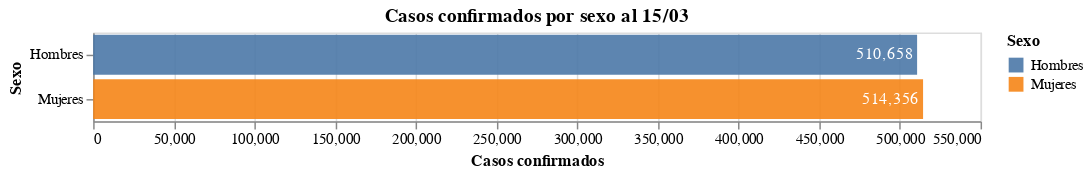

Notebook cell for this chart:
### Code cell
#hide
my_plot(df_casos)

### Figure 1 — Vega-Lite specification as saved in the notebook (floating-point values rounded to 4 significant figures)
{"config": {"view": {"continuousWidth": 400, "continuousHeight": 300}}, "layer": [{"mark": {"type": "bar", "opacity": 0.9}, "encoding": {"color": {"type": "nominal", "field": "Sexo"}, "tooltip": [{"type": "nominal", "field": "Sexo"}, {"type": "quantitative", "field": "Casos confirmados"}], "x": {"type": "quantitative", "field": "Casos confirmados"}, "y": {"type": "nominal", "field": "Sexo"}}}, {"mark": {"type": "text", "color": "white", "dx": -22, "dy": 0}, "encoding": {"text": {"type": "quantitative", "field": "Casos confirmados", "format": ",.0f"}, "x": {"type": "quantitative", "field": "Casos confirmados", "stack": "zero"}, "y": {"type": "nominal", "field": "Sexo"}}}], "data": {"name": "data-9475ddf6efcae2a72adf2ff60f0fbbb6"}, "height": {"step": 30}, "title": "Casos confirmados por sexo al 15/03", "width": 600, "$schema": "https://vega.github.io/schema/vega-lite/v4.8.1.json", "datasets": {"data-9475ddf6efcae2a72adf2ff60f0fbbb6": [{"Sexo": "Hombres", "Casos confirmados": 510658}, {"Sexo": "Mujeres", "Casos confirmados": 514356}]}}
